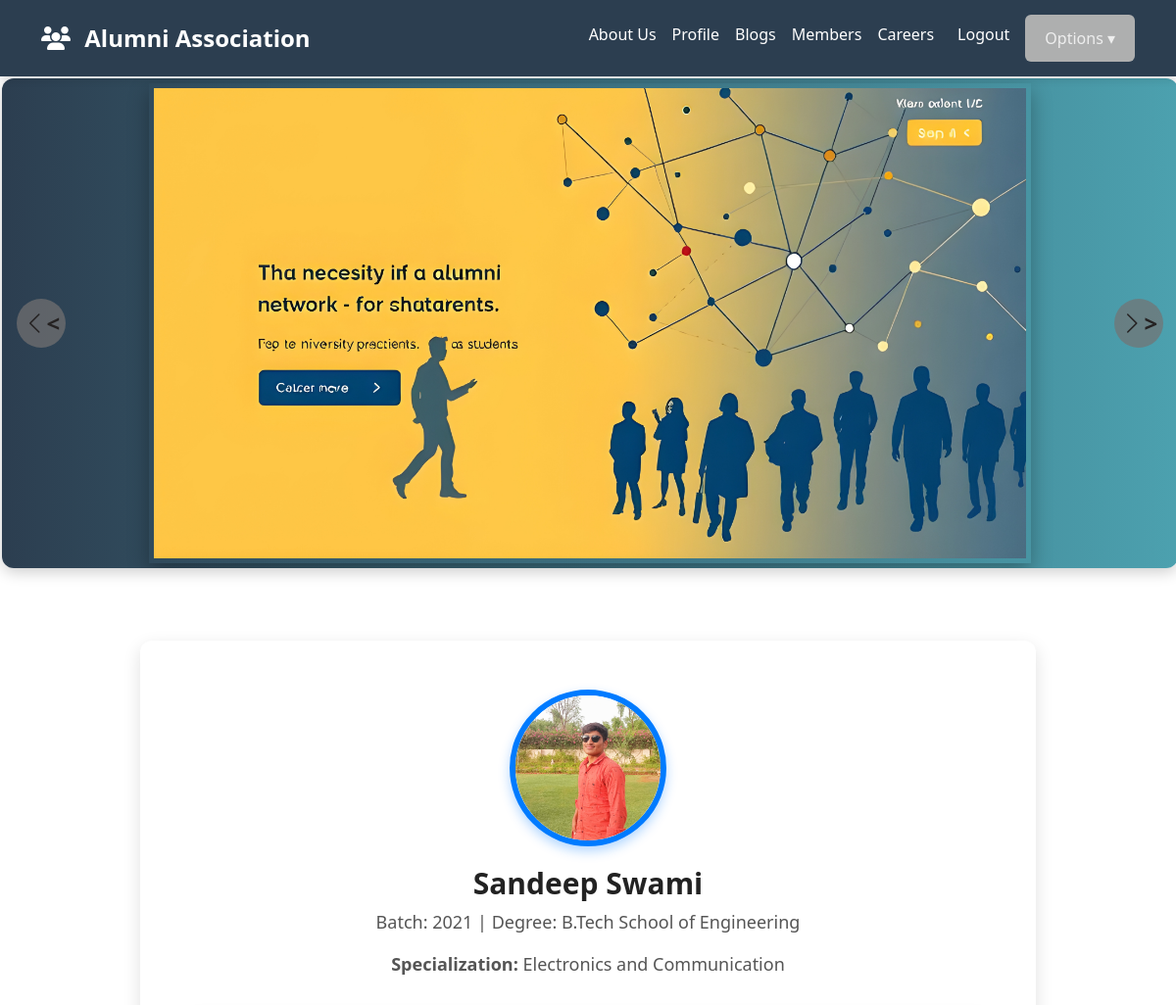
Before: /profile (signed in, upper part) with the older database file.
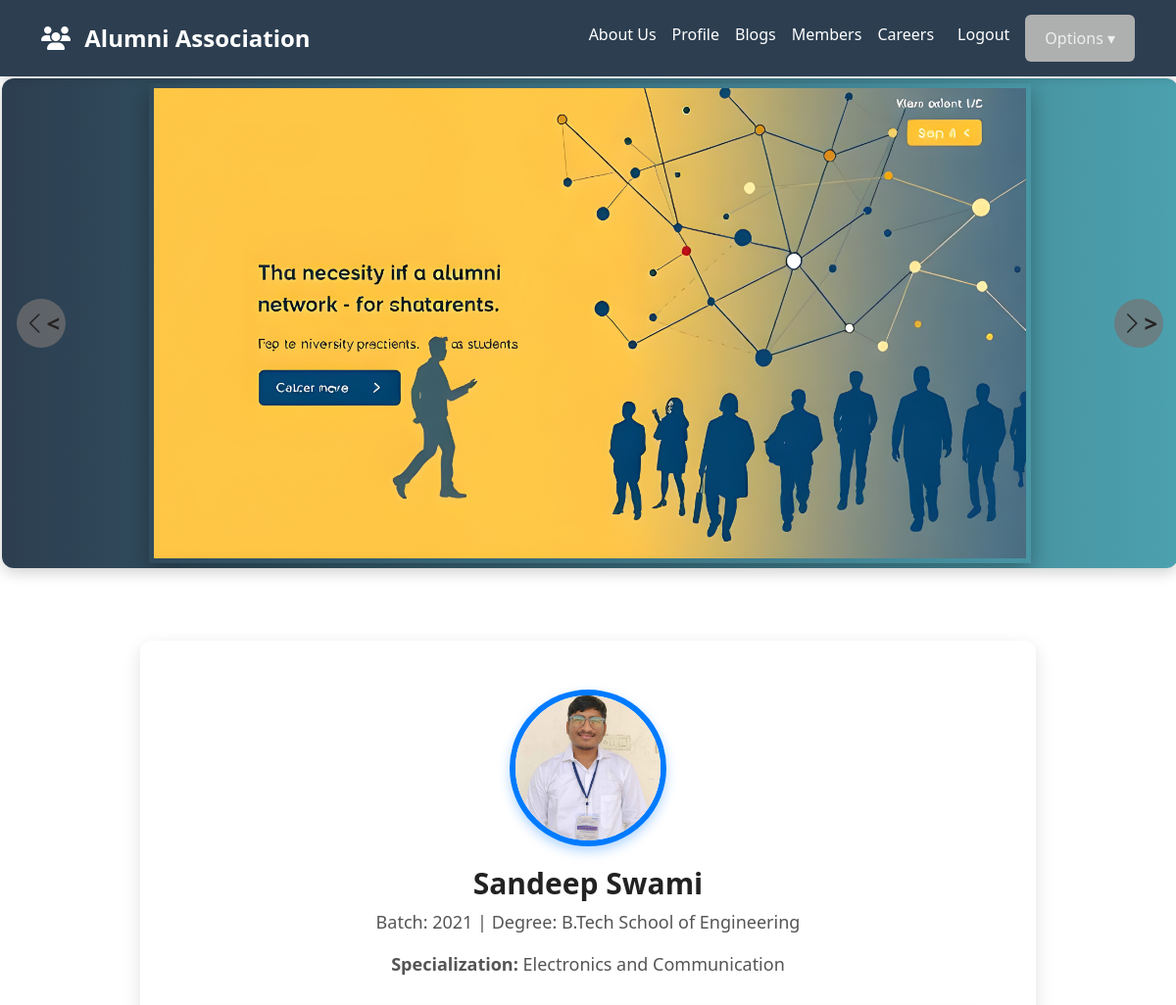
After: the same page with the newer database file.
### website/models.py (models this page shows, shortened)
class img(db.Model):
    id = db.Column(db.Integer, primary_key=True)
    img = db.Column(db.Text, nullable=False)
    name = db.Column(db.Text,nullable=False)
    mimetype = db.Column(db.Text,nullable=False)
    member_id = db.Column(db.Integer,db.ForeignKey('member.id'),nullable=False)

class Member(db.Model):
    id = db.Column(db.Integer, primary_key=True)
    name = db.Column(db.String(150), nullable=True,default="User")
    batch = db.Column(db.String(50), nullable=True)
    specialization = db.Column(db.String(100), nullable=True)
    department = db.Column(db.String(100), nullable=True)
    profile_pic = db.Column(db.String(255), default='default.jpg')
    contact = db.Column(db.String(20), nullable=True)
    email = db.Column(db.String(150), unique=True, nullable=False)
    achievements = db.Column(db.Text, nullable=True,default="NONE")
    experiences = db.Column(db.Text, nullable=True,default="NONE")
    hobbies = db.Column(db.Text, nullable=True,default="NONE")
    reviews = db.relationship('Reviews', backref='member', lazy=True, cascade="all, delete")
    projects = db.relationship('Project', backref='member', lazy=True)
    events = db.relationship('Events', backref='member', lazy=True)
    Profile_pic = db.relationship('img',backref='member',lazy=True)
    sent_messages = db.relationship('ChatMessage', foreign_keys='ChatMessage.sender_id', backref='message_sender', lazy=True, cascade="all, delete")
    received_messages = db.relationship('ChatMessage', foreign_keys='ChatMessage.receiver_id', backref='message_receiver', lazy=True, cascade="all, delete")
    friends = db.relationship(
        'Member',
        secondary=friends_association,
        primaryjoin=(friends_association.c.member_id == id),
        secondaryjoin=(friends_association.c.friend_id == id),
        backref='friend_of',
        lazy='dynamic'
    )

### website/views.py (the view)
@views.route('/profile')
@login_required
def profile():
    user_member = current_user.member
    member_image = img.query.filter_by(member_id=user_member.id).first()
    if member_image:
        member_image_path = member_image.img
    else:
        member_image_path = "default_profile.jpg"
    return render_template(
        'profile.html', user=current_user, member=user_member, member_image_path=member_image_path
    )

### website/templates/profile.html (shortened to what this page needs)
{% extends "layout.html" %}
{% block newnav %}
<div class="navbar-right">
  <div class="dropdown">
    <button class="dropbtn">
      Options <span class="arrow">&#9662;</span>
    </button>
  </div>
</div>
{% endblock %}
{% block body %}
<link href="https://cdn.jsdelivr.net/npm/bootstrap-icons/font/bootstrap-icons.css" rel="stylesheet"/>
<link rel="stylesheet" href="{{ url_for('static', filename='profile.css') }}" />
<div class="profile-container">
  <div class="profile-card">
    <div class="profile-header text-center">
      <img src="{{ url_for('static', filename=member_image_path) }}"
           alt="Profile Photo"
           class="profile-pic">
      <h2 class="member-name">{{ member.name }}</h2>
      <p class="bio">Batch: {{ member.batch }} | Degree: B.Tech {{ member.department }}</p>
      <p class="specialization"><strong>Specialization:</strong> {{ member.specialization }}</p>
    </div>
  </div>
</div>
{% endblock %}

### website/templates/layout.html (shortened to what this page needs)
<!DOCTYPE html>
<html lang="en">
  <head>
    <link rel="stylesheet" href="{{ url_for('static', filename='top.css') }}" />
    <link
      rel="stylesheet"
      href="https://cdn.jsdelivr.net/npm/bootstrap@5.3.0-alpha3/dist/css/bootstrap.min.css"
    />
    <link
      rel="stylesheet"
      href="https://cdnjs.cloudflare.com/ajax/libs/font-awesome/6.4.2/css/all.min.css"
    />
  </head>
  <body>
    <nav class="navbar navbar-expand-lg sticky-top">
      <div class="container">
        <a class="navbar-brand" href="/"
          ><i class="fas fa-users"></i> Alumni Association</a
        >
        <div class="collapse navbar-collapse" id="navbarNav">
          <ul class="navbar-nav ms-auto">
            <li class="nav-item">
              <a class="nav-link" href="/about">About Us</a>
            </li>
            {% if user.is_authenticated %}
            <li class="nav-item">
              <a class="nav-link" href="/profile">Profile</a>
            </li>
            <li class="nav-item">
              <a class="nav-link" href="/blogs">Blogs</a>
            </li>
            <li class="nav-item">
              <a class="nav-link" href="/members">Members</a>
            </li>
            <li class="nav-item">
              <a class="nav-link" href="/jobs">Careers</a>
            </li>
            <li class="nav-item">
              <a class="nav-link btn btn-outline-warning px-3" href="/logout"
                >Logout</a
              >
            </li>
            {% endif %} {% block newnav %}{% endblock %}
          </ul>
        </div>
      </div>
    </nav>
    <header class="header">
      <div class="slider">
        <div class="slider-arrow left-arrow" onclick="prevSlide()">
          <i class="bi bi-chevron-left"><span>&lt;</span></i>
        </div>
        <img
          id="slider-image"
          src="{{ url_for('static', filename='images/banner1.jpg') }}"
          alt="Alumni Association Banner"
          class="banner-image"
        />
        <div class="slider-arrow right-arrow" onclick="nextSlide()">
          <i class="bi bi-chevron-right"><span>&gt;</span></i>
        </div>
      </div>
    </header>
    <main class="container my-4">{% block body %}{% endblock %}</main>
  </body>
</html>

### website/static/top.css (style rules this page uses)
body { font-family: "Poppins", sans-serif; background-color: #f8f9fa; color: #817f7f; margin: 0; padding: 0; }
.navbar { background: #2c3e50; padding: 12px 0; }
.container .navbar-brand { color: #ffffff; font-size: 1.5rem; font-weight: bold; }
.navbar-brand i { margin-right: 8px; }
.navbar-nav .nav-link { color: white; font-size: 1rem; transition: color 0.3s ease-in-out; }
.slider { position: relative; margin: 2px; width: 90%; height: 500px; overflow: hidden; display: flex; align-items: center; justify-content: center; background: linear-gradient(to right, #2c3e50, #4ca1af); border-radius: 12px; box-shadow: 0px 4px 15px rgba(0, 0, 0, 0.2); }
.slider-arrow { position: absolute; top: 50%; transform: translateY(-50%); background: rgba(117, 114, 114, 0.7); color: rgb(37, 34, 34); border-radius: 50%; width: 50px; height: 50px; display: flex; align-items: center; justify-content: center; font-size: 24px; cursor: pointer; transition: 0.3s ease-in-out; z-index: 10; font-weight: bold; }
.left-arrow { left: 15px; }
.right-arrow { right: 15px; }
.banner-image { padding: 5px; width: 100%; max-height: 100%; object-fit: cover; border-radius: 0px; transition: opacity 1s ease-in-out, transform 0.5s ease-in-out; box-shadow: 0px 8px 20px rgba(0, 0, 0, 0.3); }
#slider-image { animation: fadeSlide 1.5s ease-in-out; }
.slider { width: 100%; }
.banner-image { width: 75%; transition: opacity 0.6s ease-in-out; }

### website/static/profile.css (style rules this page uses)
.navbar { background: #2c3e50; padding: 15px 20px; display: flex; justify-content: flex-end; align-items: center; box-shadow: 0 4px 8px rgba(0, 0, 0, 0.1); }
.navbar-right { position: relative; display: flex; align-items: center; }
.dropbtn { background: #aeafaf; color: rgba(255, 255, 255, 0.788); padding: 12px 20px; font-size: 16px; border: none; border-radius: 6px; cursor: pointer; transition: background 0.3s ease, transform 0.2s ease; }
.profile-container { display: flex; justify-content: center; align-items: center; min-height: 100vh; padding: 50px 20px; }
.profile-card { background: #ffffff; border-radius: 12px; box-shadow: 0px 6px 18px rgba(0, 0, 0, 0.12); padding: 50px; width: 85%; max-width: 950px; text-align: center; }
.profile-pic { width: 160px; height: 160px; border-radius: 50%; object-fit: cover; border: 6px solid #007bff; box-shadow: 0px 5px 12px rgba(0, 123, 255, 0.3); transition: transform 0.3s ease-in-out; }
.member-name { margin-top: 20px; font-size: 30px; font-weight: 600; color: #222; }
.bio, .specialization { font-size: 18px; color: #555; }

Changed rows visible on the page:
changed img: img: a different picture
